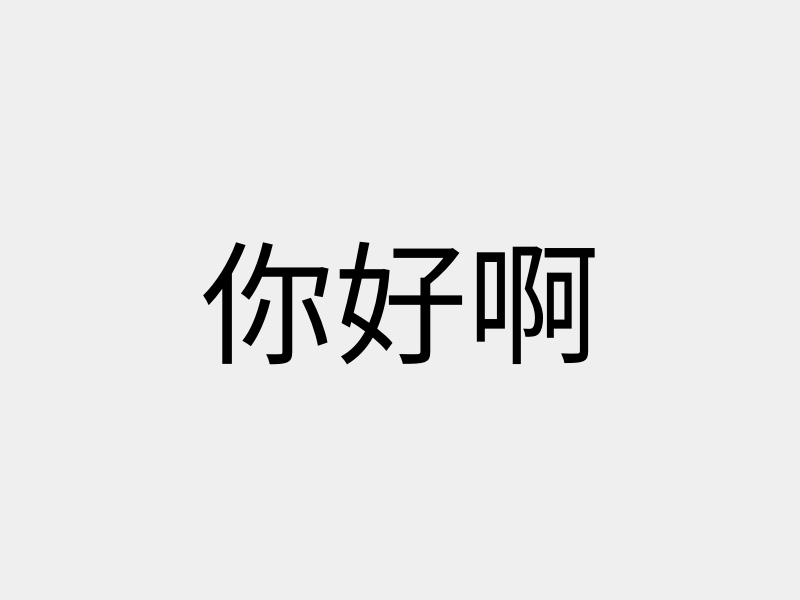
<?xml version="1.0" encoding="UTF-8"?>
<ui version="4.0">
 <class>MainWindow</class>
 <widget class="QMainWindow" name="MainWindow">
  <property name="geometry">
   <rect>
    <x>0</x>
    <y>0</y>
    <width>800</width>
    <height>600</height>
   </rect>
  </property>
  <property name="windowTitle">
   <string>MainWindow</string>
  </property>
  <widget class="QWidget" name="centralwidget">
   <widget class="QLabel" name="label">
    <property name="geometry">
     <rect>
      <x>10</x>
      <y>200</y>
      <width>781</width>
      <height>191</height>
     </rect>
    </property>
    <property name="font">
     <font>
      <pointsize>100</pointsize>
     </font>
    </property>
    <property name="text">
     <string>你好啊</string>
    </property>
    <property name="alignment">
     <set>Qt::AlignCenter</set>
    </property>
    <property name="margin">
     <number>-5</number>
    </property>
   </widget>
  </widget>
 </widget>
 <resources/>
 <connections/>
</ui>
